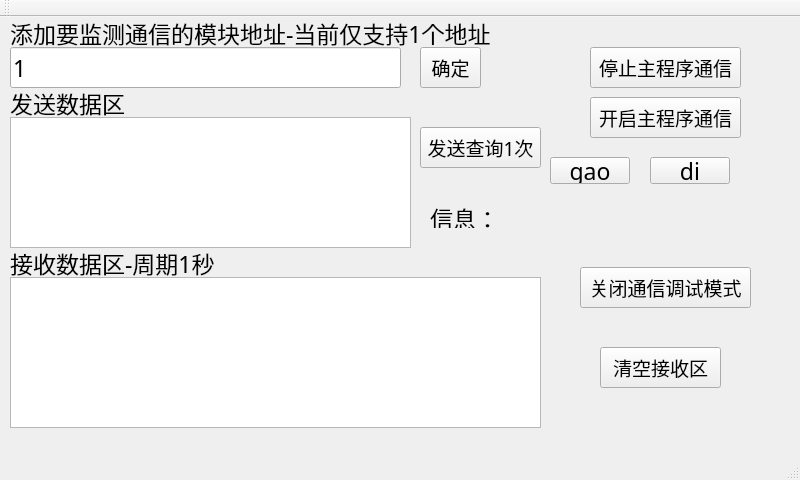
<?xml version="1.0" encoding="UTF-8"?>
<ui version="4.0">
 <class>FFPMMainW</class>
 <widget class="QMainWindow" name="FFPMMainW">
  <property name="geometry">
   <rect>
    <x>0</x>
    <y>0</y>
    <width>800</width>
    <height>480</height>
   </rect>
  </property>
  <property name="maximumSize">
   <size>
    <width>800</width>
    <height>480</height>
   </size>
  </property>
  <property name="font">
   <font>
    <family>文泉驿微米黑</family>
    <pointsize>17</pointsize>
   </font>
  </property>
  <property name="windowTitle">
   <string/>
  </property>
  <widget class="QWidget" name="centralWidget">
   <property name="styleSheet">
    <string notr="true"/>
   </property>
   <widget class="QPushButton" name="pushButton">
    <property name="geometry">
     <rect>
      <x>590</x>
      <y>30</y>
      <width>151</width>
      <height>41</height>
     </rect>
    </property>
    <property name="font">
     <font>
      <pointsize>14</pointsize>
     </font>
    </property>
    <property name="text">
     <string>停止主程序通信</string>
    </property>
   </widget>
   <widget class="QPushButton" name="p_but_open">
    <property name="geometry">
     <rect>
      <x>580</x>
      <y>250</y>
      <width>171</width>
      <height>41</height>
     </rect>
    </property>
    <property name="font">
     <font>
      <pointsize>14</pointsize>
      <weight>50</weight>
      <bold>false</bold>
     </font>
    </property>
    <property name="text">
     <string>关闭通信调试模式</string>
    </property>
   </widget>
   <widget class="QPushButton" name="pushButton_2">
    <property name="geometry">
     <rect>
      <x>420</x>
      <y>110</y>
      <width>121</width>
      <height>41</height>
     </rect>
    </property>
    <property name="font">
     <font>
      <pointsize>14</pointsize>
     </font>
    </property>
    <property name="text">
     <string>发送查询1次</string>
    </property>
   </widget>
   <widget class="QTextEdit" name="textEdit">
    <property name="geometry">
     <rect>
      <x>10</x>
      <y>100</y>
      <width>401</width>
      <height>131</height>
     </rect>
    </property>
    <property name="focusPolicy">
     <enum>Qt::StrongFocus</enum>
    </property>
    <property name="html">
     <string>&lt;!DOCTYPE HTML PUBLIC &quot;-//W3C//DTD HTML 4.0//EN&quot; &quot;http://www.w3.org/TR/REC-html40/strict.dtd&quot;&gt;
&lt;html&gt;&lt;head&gt;&lt;meta name=&quot;qrichtext&quot; content=&quot;1&quot; /&gt;&lt;style type=&quot;text/css&quot;&gt;
p, li { white-space: pre-wrap; }
&lt;/style&gt;&lt;/head&gt;&lt;body style=&quot; font-family:'文泉驿微米黑'; font-size:17pt; font-weight:400; font-style:normal;&quot;&gt;
&lt;p style=&quot;-qt-paragraph-type:empty; margin-top:0px; margin-bottom:0px; margin-left:0px; margin-right:0px; -qt-block-indent:0; text-indent:0px;&quot;&gt;&lt;br /&gt;&lt;/p&gt;&lt;/body&gt;&lt;/html&gt;</string>
    </property>
   </widget>
   <widget class="QTextEdit" name="textEdit_2">
    <property name="geometry">
     <rect>
      <x>10</x>
      <y>260</y>
      <width>531</width>
      <height>151</height>
     </rect>
    </property>
    <property name="focusPolicy">
     <enum>Qt::StrongFocus</enum>
    </property>
    <property name="html">
     <string>&lt;!DOCTYPE HTML PUBLIC &quot;-//W3C//DTD HTML 4.0//EN&quot; &quot;http://www.w3.org/TR/REC-html40/strict.dtd&quot;&gt;
&lt;html&gt;&lt;head&gt;&lt;meta name=&quot;qrichtext&quot; content=&quot;1&quot; /&gt;&lt;style type=&quot;text/css&quot;&gt;
p, li { white-space: pre-wrap; }
&lt;/style&gt;&lt;/head&gt;&lt;body style=&quot; font-family:'文泉驿微米黑'; font-size:17pt; font-weight:400; font-style:normal;&quot;&gt;
&lt;p style=&quot;-qt-paragraph-type:empty; margin-top:0px; margin-bottom:0px; margin-left:0px; margin-right:0px; -qt-block-indent:0; text-indent:0px;&quot;&gt;&lt;br /&gt;&lt;/p&gt;&lt;/body&gt;&lt;/html&gt;</string>
    </property>
   </widget>
   <widget class="QLabel" name="label">
    <property name="geometry">
     <rect>
      <x>10</x>
      <y>70</y>
      <width>131</width>
      <height>31</height>
     </rect>
    </property>
    <property name="text">
     <string>发送数据区</string>
    </property>
   </widget>
   <widget class="QLabel" name="label_2">
    <property name="geometry">
     <rect>
      <x>10</x>
      <y>220</y>
      <width>231</width>
      <height>51</height>
     </rect>
    </property>
    <property name="text">
     <string>接收数据区-周期1秒</string>
    </property>
   </widget>
   <widget class="QLabel" name="label_3">
    <property name="geometry">
     <rect>
      <x>10</x>
      <y>0</y>
      <width>491</width>
      <height>31</height>
     </rect>
    </property>
    <property name="text">
     <string>添加要监测通信的模块地址-当前仅支持1个地址</string>
    </property>
   </widget>
   <widget class="QPushButton" name="pushButton_3">
    <property name="geometry">
     <rect>
      <x>590</x>
      <y>80</y>
      <width>151</width>
      <height>41</height>
     </rect>
    </property>
    <property name="font">
     <font>
      <pointsize>14</pointsize>
     </font>
    </property>
    <property name="text">
     <string>开启主程序通信</string>
    </property>
   </widget>
   <widget class="QPushButton" name="pushButton_4">
    <property name="geometry">
     <rect>
      <x>600</x>
      <y>330</y>
      <width>121</width>
      <height>41</height>
     </rect>
    </property>
    <property name="font">
     <font>
      <pointsize>14</pointsize>
     </font>
    </property>
    <property name="text">
     <string>清空接收区</string>
    </property>
   </widget>
   <widget class="QLabel" name="label_4">
    <property name="geometry">
     <rect>
      <x>430</x>
      <y>190</y>
      <width>341</width>
      <height>21</height>
     </rect>
    </property>
    <property name="text">
     <string>信息：</string>
    </property>
   </widget>
   <widget class="QPushButton" name="pushButton_5">
    <property name="geometry">
     <rect>
      <x>420</x>
      <y>30</y>
      <width>61</width>
      <height>41</height>
     </rect>
    </property>
    <property name="font">
     <font>
      <pointsize>14</pointsize>
     </font>
    </property>
    <property name="text">
     <string>确定</string>
    </property>
   </widget>
   <widget class="QLineEdit" name="lineEdit">
    <property name="geometry">
     <rect>
      <x>10</x>
      <y>30</y>
      <width>391</width>
      <height>41</height>
     </rect>
    </property>
    <property name="text">
     <string>1</string>
    </property>
   </widget>
   <widget class="QPushButton" name="gao">
    <property name="geometry">
     <rect>
      <x>550</x>
      <y>140</y>
      <width>80</width>
      <height>27</height>
     </rect>
    </property>
    <property name="text">
     <string>gao</string>
    </property>
   </widget>
   <widget class="QPushButton" name="di">
    <property name="geometry">
     <rect>
      <x>650</x>
      <y>140</y>
      <width>80</width>
      <height>27</height>
     </rect>
    </property>
    <property name="text">
     <string>di</string>
    </property>
   </widget>
  </widget>
  <widget class="QStatusBar" name="statusBar"/>
  <widget class="QToolBar" name="toolBar">
   <property name="windowTitle">
    <string>toolBar</string>
   </property>
   <attribute name="toolBarArea">
    <enum>TopToolBarArea</enum>
   </attribute>
   <attribute name="toolBarBreak">
    <bool>false</bool>
   </attribute>
  </widget>
  <action name="actionSss">
   <property name="text">
    <string>sss</string>
   </property>
  </action>
  <action name="actionLsbj">
   <property name="text">
    <string>故障信息</string>
   </property>
  </action>
  <action name="action">
   <property name="text">
    <string>当前报警</string>
   </property>
  </action>
  <action name="actionSssss">
   <property name="text">
    <string>sssss</string>
   </property>
  </action>
  <action name="actionDddd">
   <property name="text">
    <string>dddd</string>
   </property>
  </action>
  <action name="action_2">
   <property name="text">
    <string>三十三分</string>
   </property>
  </action>
 </widget>
 <layoutdefault spacing="6" margin="11"/>
 <resources/>
 <connections/>
</ui>
